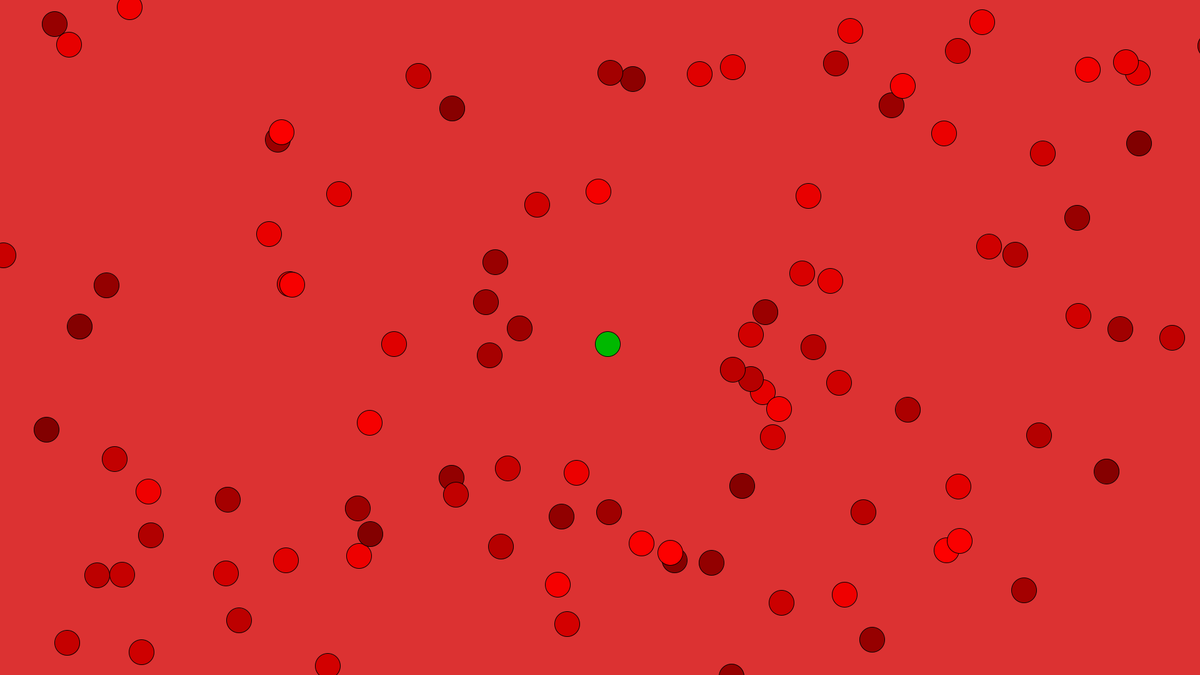
Frame 1 (no input)
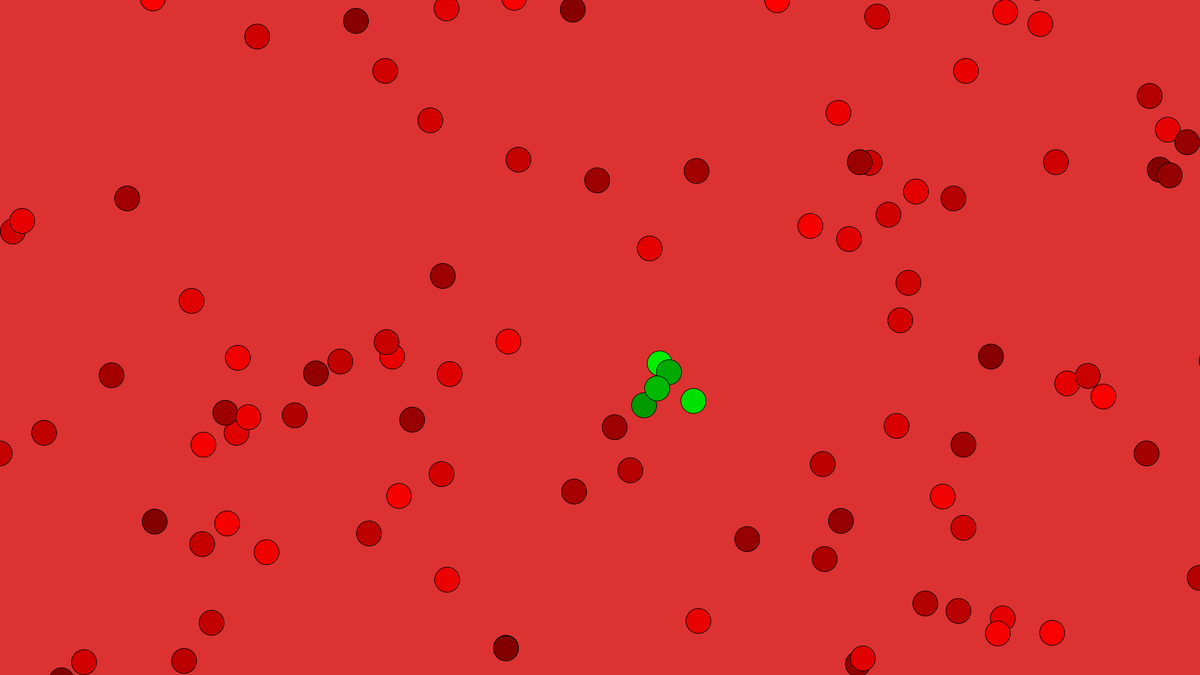
Frame 60 (the mouse pressed at the canvas centre just before this capture)
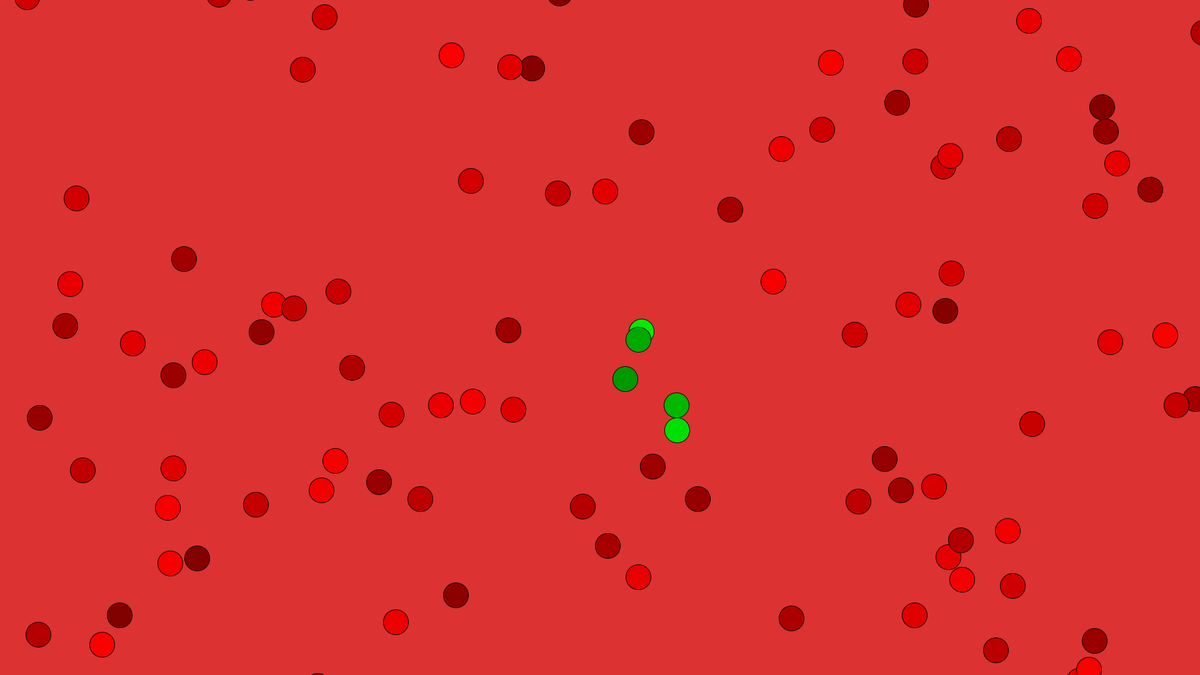
Frame 120 (the mouse held since frame 60 and released just before this capture)

The Processing sketch that drew these frames (run headless with seeded random() and noise(); from frame 60 on, the mouse is pressed at the canvas centre):

// Processing sketch: Collisions_and_Zombies_07
// ── Collisions_and_Zombies_07.pde
CharacterManager characterManager;
int enemiesCount = 10;
boolean gameover = false;


void setup()
{
  frameRate(144);
  size(1920, 1080);
  init();
}


void draw()
{
  background(220, 50, 50);
  Updatedeltatime();
  characterManager.update();
  characterManager.draw();
}


void init()
{
  startTime = millis();
  characterManager = new CharacterManager(99, 1);
}
// ── Character.pde
class Character
{
  //Our class variables
  PVector position; //Character position
  PVector velocity; //Character direction
  float characterHeight;
  float characterWidth;
  color characterColor;
  float size;


  //Human constructor
  Character(float characterHeight, float characterWidth, color characterColor)
  {
    position = new PVector(random(0, width), random(0, height));
    velocity = new PVector();
    velocity.x = random(100, 200);
    velocity.y = random(100, 200);

    if (round(random(1)) == 1)
    {
      velocity.x *= -1;
    }
    if (round(random(1)) == 1)
    {
      velocity.y *= -1;
    }

    this.characterHeight = characterHeight;
    this.characterWidth = characterWidth;
    this.characterColor = characterColor;
    size = characterWidth / 2;
  }


  //Zombie constructor
  Character(float x, float y, float characterHeight, float characterWidth, color characterColor)
  {
    //Set our position when we create the code.
    position = new PVector(x, y);

    //Create the velocity vector and give it a random direction.
    velocity = new PVector();
    velocity.x = random(50, 100);
    velocity.y = random(50, 100);

    if (round(random(1)) == 1)
    {
      velocity.x *= -1;
    }
    if (round(random(1)) == 1)
    {
      velocity.y *= -1;
    }

    this.characterHeight = characterHeight;
    this.characterWidth = characterWidth;
    this.characterColor = characterColor;
    size = characterWidth / 2;
  }


  //Update our character
  void update()
  {
    PVector move = velocity.copy();
    move.mult(deltaTime);
    position.add(move);
    ScreenWrap();
  }


  void display()
  {
    fill(characterColor);
    ellipse(position.x, position.y, characterHeight, characterWidth);
  }

  void ScreenWrap ()
  {
    if (position.x < -size)
      position.x += width + characterWidth;
    else if (position.x > width + size)
      position.x -= width + characterWidth;

    if (position.y < -size)
      position.y += height + characterHeight;
    else if (position.y > height + size)
      position.y -= height + characterHeight;
  }


  boolean foundCollision(Character other)
  {

    float maxDistance = size + other.size;

    //first a quick check to see if we are too far away in x or y direction
    //if we are far away we dont collide so just return false and be done.
    if (abs(position.x - other.position.x) > maxDistance || abs(position.y - other.position.y) > maxDistance)
    {
      return false;
    }
    //we then run the slower distance calculation
    //dist uses Pythagoras to get exact distance, if we still are to far away we are not colliding.
    else if (PVector.dist(position, other.position) > maxDistance)
    {
      return false;
    }
    //We now know the points are closer then the distance so we are colliding!
    else
    {
      return true;
    }
  }
}

// ── CharacterManager.pde
public class CharacterManager
{
  Character[] characters;
  int humansAlive;

  CharacterManager(int numberOfHumans, int numberOfZombies)
  {
    characters = new Character[numberOfHumans + numberOfZombies];
    for (int i = 0; i < numberOfHumans; i++)
    {
      characters[i] = new Human(40, 40, color(random(128, 255), 0, 0));
    }


    for (int i = numberOfHumans; i < characters.length; i++)
    {
      characters[i] = new Zombie(width / 2, height / 2, 40, 40, color(0, random(128, 255), 0));
    }

    humansAlive = numberOfHumans;
  }

  void draw()
  {
    for (int i = 0; i < characters.length; i++) 
    {
      characters[i].display();
    }

    if (humansAlive <= 0)
    {
      fill (0);
      textSize(64);
      textAlign(CENTER);
      text("GAME OVER\nTOTAL TIME: " + endTime, width/2, height/2);
    }
  }


  void update()
  {
    for (int i = 0; i < characters.length; i++) 
    {
      characters[i].update();
    }
  }


  void humanKilled()
  {
    humansAlive--;
    if (humansAlive <= 0)
    {
      endTime = (millis() - startTime) * 0.001f;
    }
  }
}

// ── Human.pde
public class Human extends Character
{
  public Human(float characterHeight, float characterWidth, color characterColor) 
  {
    super(characterHeight, characterWidth, characterColor);
  }
}

// ── Input.pde
boolean resetbuttonDown = false;

void keyPressed()
{
  if (resetbuttonDown == false && key == 'r')
  {
    resetbuttonDown = true;
    init();
  }
}

void keyReleased()
{
  if (key == 'r')
    resetbuttonDown = false;
}

// ── Time.pde
float deltaTime;
float time;
float startTime;
float endTime;

public void Updatedeltatime()
{
  long elapsedTime = millis();
  deltaTime = (elapsedTime - time) * 0.001f;
  time = elapsedTime;
}

// ── Zombie.pde
public class Zombie extends Character
{
  public Zombie(float x, float y, float characterHeight, float characterWidth, color characterColor) 
  {
    super(x, y, characterHeight, characterWidth, characterColor);
  }


  void update()
  {
    super.update();
    lookingForHumans();
  }


  void lookingForHumans()
  {	
    Character[] characters = characterManager.characters;

    for (int i = 0; i < characters.length; i++) 
    {
      if (characters[i] instanceof Human)
      {
        if (foundCollision(characters[i]))
        {
          Zombie newZombie = new Zombie(characters[i].position.x, characters[i].position.y, characters[i].characterHeight, characters[i].characterWidth, color(0, random(128, 255), 0));
          characters[i] = newZombie;
          characterManager.humanKilled();
        }
      }
    }
  }
}
